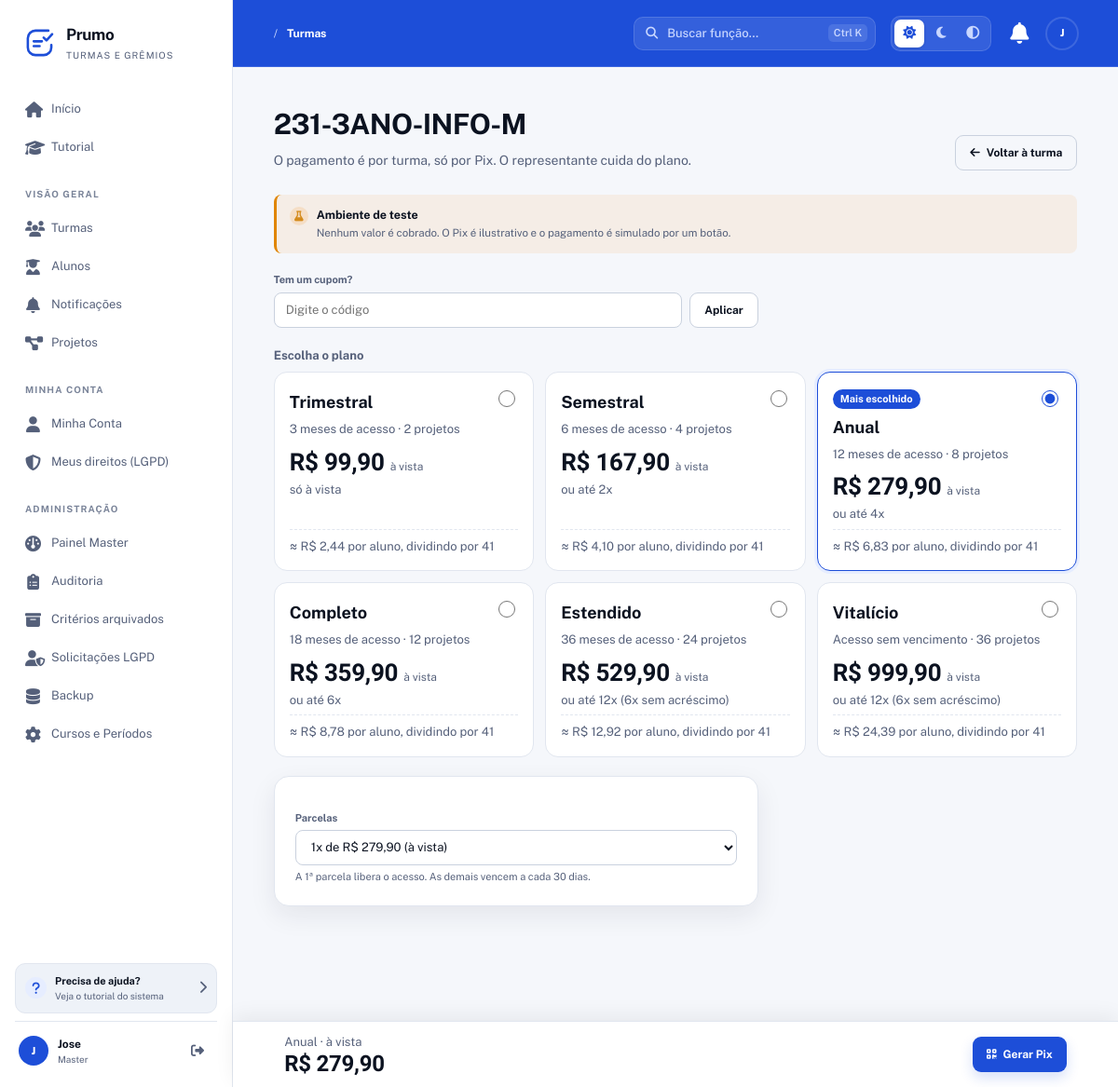
The app's page /Prumo/turmas/1/plano (signed in) with its own data.
### tables this page shows
CREATE TABLE turmas (
  id INT AUTO_INCREMENT PRIMARY KEY,
  nome VARCHAR(150) NOT NULL,
  codigo_acesso VARCHAR(30) NOT NULL UNIQUE,
  codigo_interno VARCHAR(100) DEFAULT NULL,
  cor_primaria VARCHAR(20) DEFAULT '#3498db',
  cor_secundaria VARCHAR(20) DEFAULT '#2ecc71',
  cor_personalizada TINYINT(1) NOT NULL DEFAULT 0,   
  logo VARCHAR(255) DEFAULT NULL,                   
  bloqueada TINYINT(1) NOT NULL DEFAULT 0,
  bloqueada_motivo VARCHAR(255) DEFAULT NULL,
  bloqueada_em DATETIME DEFAULT NULL,
  bloqueada_por INT DEFAULT NULL,
  created_at TIMESTAMP DEFAULT CURRENT_TIMESTAMP,
  updated_at TIMESTAMP DEFAULT CURRENT_TIMESTAMP ON UPDATE CURRENT_TIMESTAMP,
  FOREIGN KEY (bloqueada_por) REFERENCES usuarios(id) ON DELETE SET NULL,
  INDEX idx_turmas_codigo (codigo_acesso)
);

CREATE TABLE planos (
  id INT AUTO_INCREMENT PRIMARY KEY,
  codigo VARCHAR(30) NOT NULL UNIQUE,
  tipo ENUM('turma','gremio') NOT NULL,
  nome VARCHAR(60) NOT NULL,
  meses INT DEFAULT NULL,                  
  projetos INT NOT NULL,
  pessoas_max INT NOT NULL DEFAULT 50,
  preco DECIMAL(10,2) NOT NULL,            
  piso DECIMAL(10,2) NOT NULL,             
  max_parcelas INT NOT NULL DEFAULT 1,
  tabela_parcelas CHAR(1) DEFAULT NULL,    
  ordem INT NOT NULL DEFAULT 0,
  ativo TINYINT(1) NOT NULL DEFAULT 1
);

### app/Views/planos/turma.php (the view, shortened to what the rows shown need)
<?php
require_once __DIR__ . '/../layouts/header.php';
require_once __DIR__ . '/../layouts/nav.php';
$tid  = (int) $turma['id'];
$brl  = fn($v) => 'R$ ' . number_format((float) $v, 2, ',', '.');
$base = $basePath . '/turmas/' . $tid . '/plano';
$divisor = max($alunos, 1) >= 10 ? $alunos : 40;
$statusParcela = ['pendente' => 'A pagar', 'pago' => 'Paga', 'cancelado' => 'Cancelada'];
?>
<section class="hero-section">
    <div>
        <h1><?= h($turma['nome']) ?></h1>
        <p class="hero-subtitle">O pagamento é por turma, só por Pix. O representante cuida do plano.</p>
    </div>
</section>
<?php if ($atual && $atual['status'] === 'ativa'): ?>
    <?php
    $vencido   = $atual['fim'] && strtotime($atual['fim']) < time();
    $diasFim   = $atual['fim'] ? (int) floor((strtotime($atual['fim']) - time()) / 86400) : null;
    $pagas     = count(array_filter($parcelas, fn($p) => $p['status'] === 'pago'));
    $atrasada  = $proxima && strtotime($proxima['vencimento']) < strtotime('today');
    ?>
    <section class="plano-ativo <?= $vencido ? 'vencido' : '' ?>">
        <div class="plano-ativo-topo">
            <div>
                <span class="plano-selo"><i class="fas fa-circle-check"></i> <?= $vencido ? 'Plano vencido' : 'Plano ativo' ?></span>
                <h2><?= h($atual['plano_nome']) ?></h2>
                <p>
                    <?php if (!$atual['fim']): ?>Sem vencimento
                    <?php elseif ($vencido): ?>Venceu em <?= ViewHelper::data($atual['fim']) ?>
                    <?php else: ?>Válido até <?= ViewHelper::data($atual['fim']) ?> · faltam <?= $diasFim ?> dia(s)<?php endif; ?>
                </p>
            </div>
        </div>
        <div class="grade-numeros">
            <div class="grade-celula"><span class="num"><?= $projetosUsados ?>/<?= (int) $atual['projetos_limite'] ?></span><small>projetos usados</small></div>
            <div class="grade-celula"><span class="num"><?= $pagas ?>/<?= (int) $atual['parcelas'] ?></span><small>parcelas pagas</small></div>
            <div class="grade-celula"><span class="num plano-num-valor"><?= $brl($atual['valor_total']) ?></span><small>total<?= (float) $atual['desconto_pct'] > 0 ? ' · ' . rtrim(rtrim(number_format((float) $atual['desconto_pct'], 2, ',', ''), '0'), ',') . '% de desconto' : '' ?></small></div>
        </div>
    </section>
    <?php if ($proxima): ?>
        <div class="notice <?= $atrasada ? 'notice-danger' : 'notice-blue' ?>">
            <span><i class="fas fa-receipt"></i></span>
            <div>
                <strong>Próxima parcela: <?= (int) $proxima['numero'] ?>/<?= (int) $atual['parcelas'] ?> de <?= $brl($proxima['valor']) ?></strong>
                <p><?= $atrasada ? 'Venceu em ' : 'Vence em ' ?><?= ViewHelper::data($proxima['vencimento']) ?>.
                <?= $atrasada ? 'Depois de 5 dias de atraso a turma é bloqueada (regra ainda não aplicada no teste).' : '' ?>
                <a href="<?= $basePath ?>/pagamentos/<?= (int) $proxima['id'] ?>">Pagar agora</a></p>
            </div>
        </div>
    <?php endif; ?>
    <div class="bloco-titulo"><h2>Parcelas</h2></div>
    <ul class="lista-tarefas lista-parcelas">
        <?php foreach ($parcelas as $p): ?>
            <li>
                <span class="tarefa-icone <?= $p['status'] === 'pago' ? 'pago' : '' ?>"><i class="fas <?= $p['status'] === 'pago' ? 'fa-check' : 'fa-receipt' ?>"></i></span>
                <div class="tarefa-info">
                    <strong>Parcela <?= (int) $p['numero'] ?> · <?= $brl($p['valor']) ?></strong>
                    <small><?= $p['status'] === 'pago' ? 'Paga em ' . ViewHelper::data($p['pago_em'], true) : 'Vence em ' . ViewHelper::data($p['vencimento']) ?></small>
                </div>
                <?php if ($proxima && (int) $proxima['id'] === (int) $p['id']): ?>
                    <a class="tarefa-acao primaria" href="<?= $basePath ?>/pagamentos/<?= (int) $p['id'] ?>">Pagar</a>
                <?php else: ?>
                    <span class="parcela-status <?= h($p['status']) ?>"><?= $statusParcela[$p['status']] ?? $p['status'] ?></span>
                <?php endif; ?>
            </li>
        <?php endforeach; ?>
    </ul>
<?php else: ?>
    <form method="POST" action="<?= $base ?>/assinar" id="form-plano" class="plano-form">
        <fieldset class="planos-grade">
            <?php foreach ($planos as $i => $p):
                $pid = (int) $p['id'];
                $pr  = $precos[$pid][1];
                $maxParc = max(array_keys($precos[$pid]));
                $semJuros = 1;
                foreach ($precos[$pid] as $n => $x) if ($x['acrescimo_pct'] == 0) $semJuros = $n;
            ?>
                <label class="plano-card<?= $p['codigo'] === 'anual' ? ' destaque' : '' ?>">
                    <input type="radio" name="plano_id" value="<?= $pid ?>" <?= $p['codigo'] === 'anual' ? 'checked' : '' ?> required>
                    <?php if ($p['codigo'] === 'anual'): ?><span class="plano-tag">Mais escolhido</span><?php endif; ?>
                    <strong class="plano-nome"><?= h($p['nome']) ?></strong>
                    <span class="plano-duracao"><?= $p['meses'] ? (int) $p['meses'] . ' meses de acesso' : 'Acesso sem vencimento' ?> · <?= (int) $p['projetos'] ?> projetos</span>
                    <span class="plano-preco">
                        <b class="num"><?= $brl($pr['avista']) ?></b>
                        <small>à vista</small>
                    </span>
                    <span class="plano-parcela">
                        <?php if ($maxParc > 1): ?>
                            ou até <?= $maxParc ?>x<?= $semJuros > 1 ? ' (' . $semJuros . 'x sem acréscimo)' : '' ?>
                        <?php else: ?>só à vista<?php endif; ?>
                    </span>
                    <span class="plano-por-aluno">≈ <?= $brl($pr['avista'] / $divisor) ?> por aluno, dividindo por <?= $divisor ?></span>
                </label>
            <?php endforeach; ?>
        </fieldset>
    </form>
<?php endif; ?>
<?php require_once __DIR__ . '/../layouts/footer.php'; ?>

### records on screen
turmas: nome "231-3ANO-INFO-M"
planos: codigo "☐ Trimestral 3 meses de acesso ·", nome "Trimestral", meses "3", projetos "2", id "R$ 99,90", shows "só à vista", $brl($pr['avista']/$divisor) "R$ 2,44"
planos: codigo "☐ Semestral 6 meses de acesso ·", nome "Semestral", meses "6", projetos "4", id "R$ 167,90", id "2", $brl($pr['avista']/$divisor) "R$ 4,10"
planos: codigo "☑ Mais escolhido Anual 12 meses", nome "Anual", meses "12", projetos "8", id "R$ 279,90", id "4", $brl($pr['avista']/$divisor) "R$ 6,83"
planos: codigo "☐ Completo 18 meses de acesso ·", nome "Completo", meses "18", projetos "12", id "R$ 359,90", id "6", $brl($pr['avista']/$divisor) "R$ 8,78"
planos: codigo "☐ Estendido 36 meses de acesso ·", nome "Estendido", meses "36", projetos "24", id "R$ 529,90", id "12", semJuros "6", $brl($pr['avista']/$divisor) "R$ 12,92"
planos: codigo "☐ Vitalício Acesso sem venciment", nome "Vitalício", shows "Acesso sem vencimento", projetos "36", id "R$ 999,90", id "12", semJuros "6", $brl($pr['avista']/$divisor) "R$ 24,39"

### other values on screen
$appName "Prumo"
$label "Início"
$label "Tutorial"
$secao "VISÃO GERAL"
$label "Turmas"
$label "Alunos"
$label "Notificações"
$label "Projetos"
$secao "MINHA CONTA"
$label "Minha Conta"
$label "Meus direitos (LGPD)"
$secao "ADMINISTRAÇÃO"
$label "Painel Master"
$label "Auditoria"
$label "Critérios arquivados"
